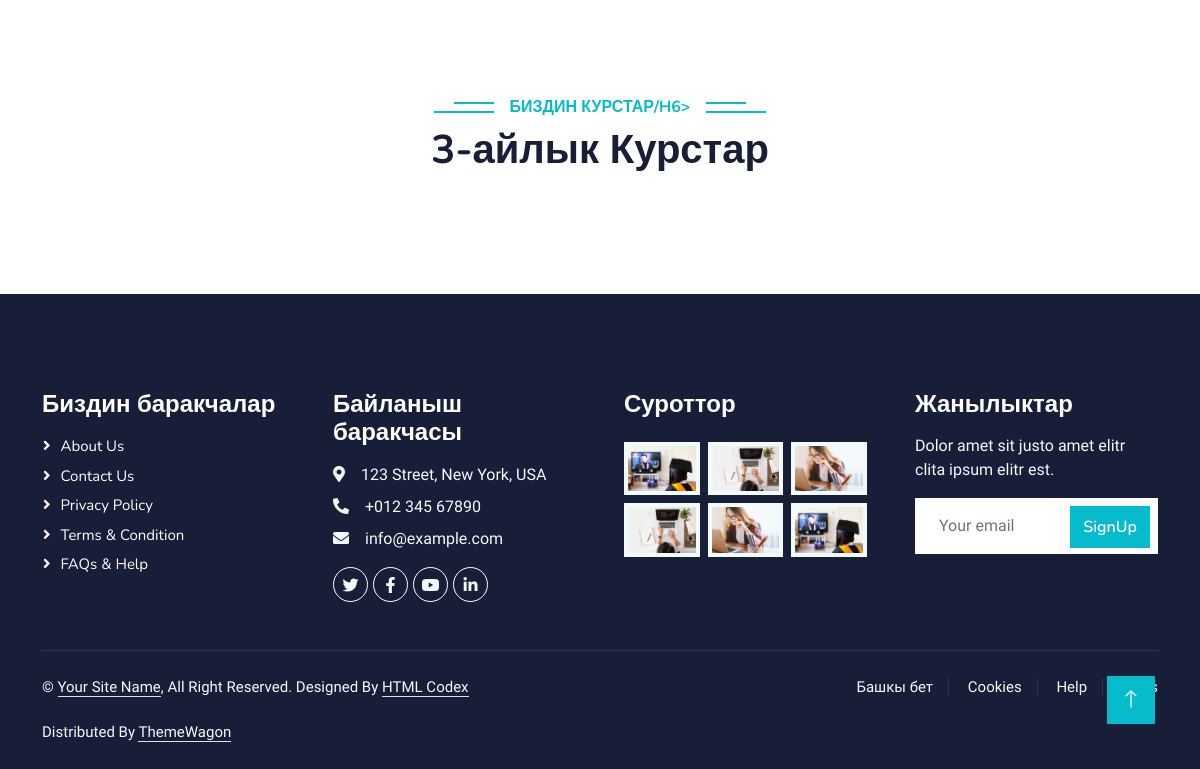
The app's page /courses (lower part), older data.
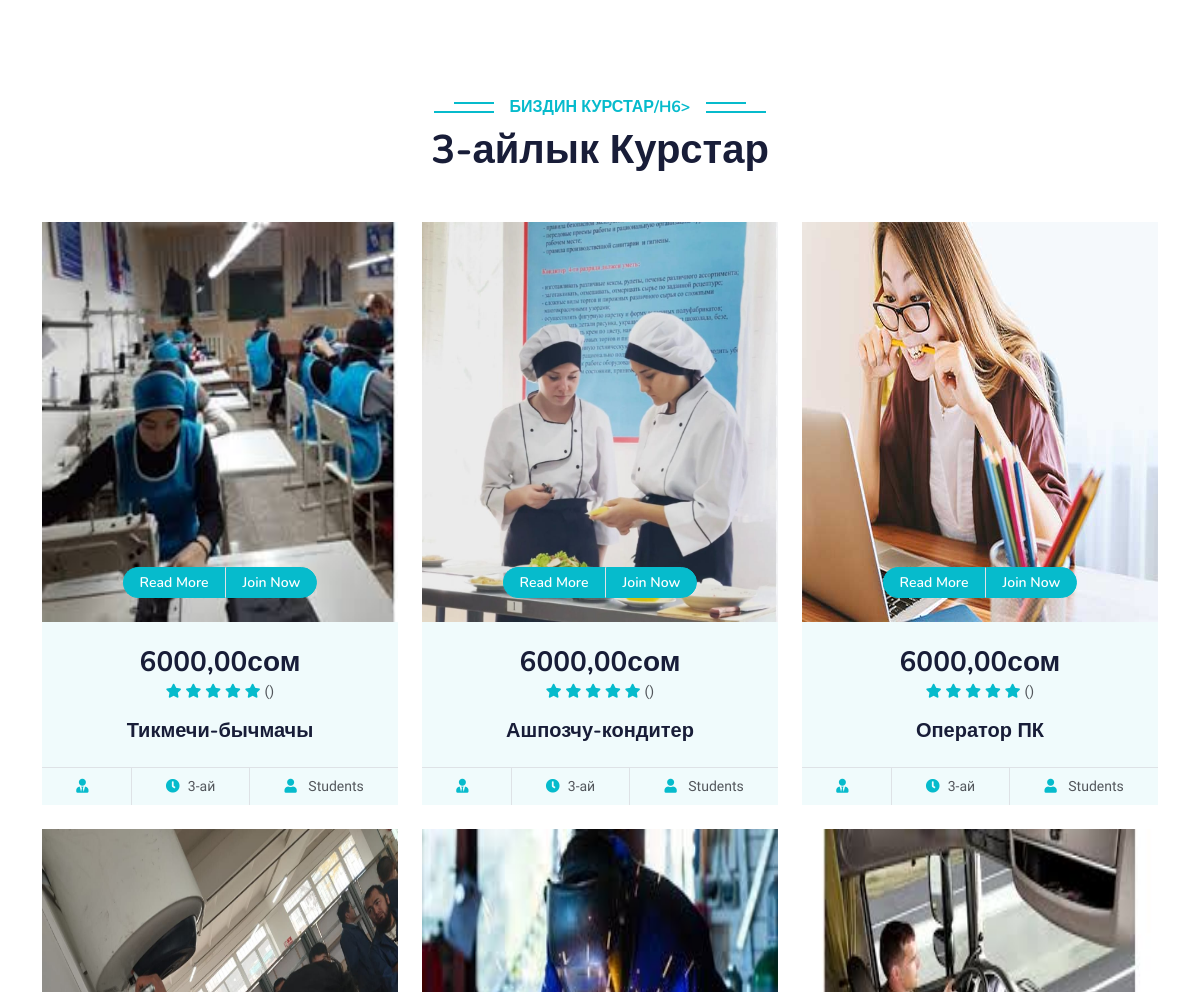
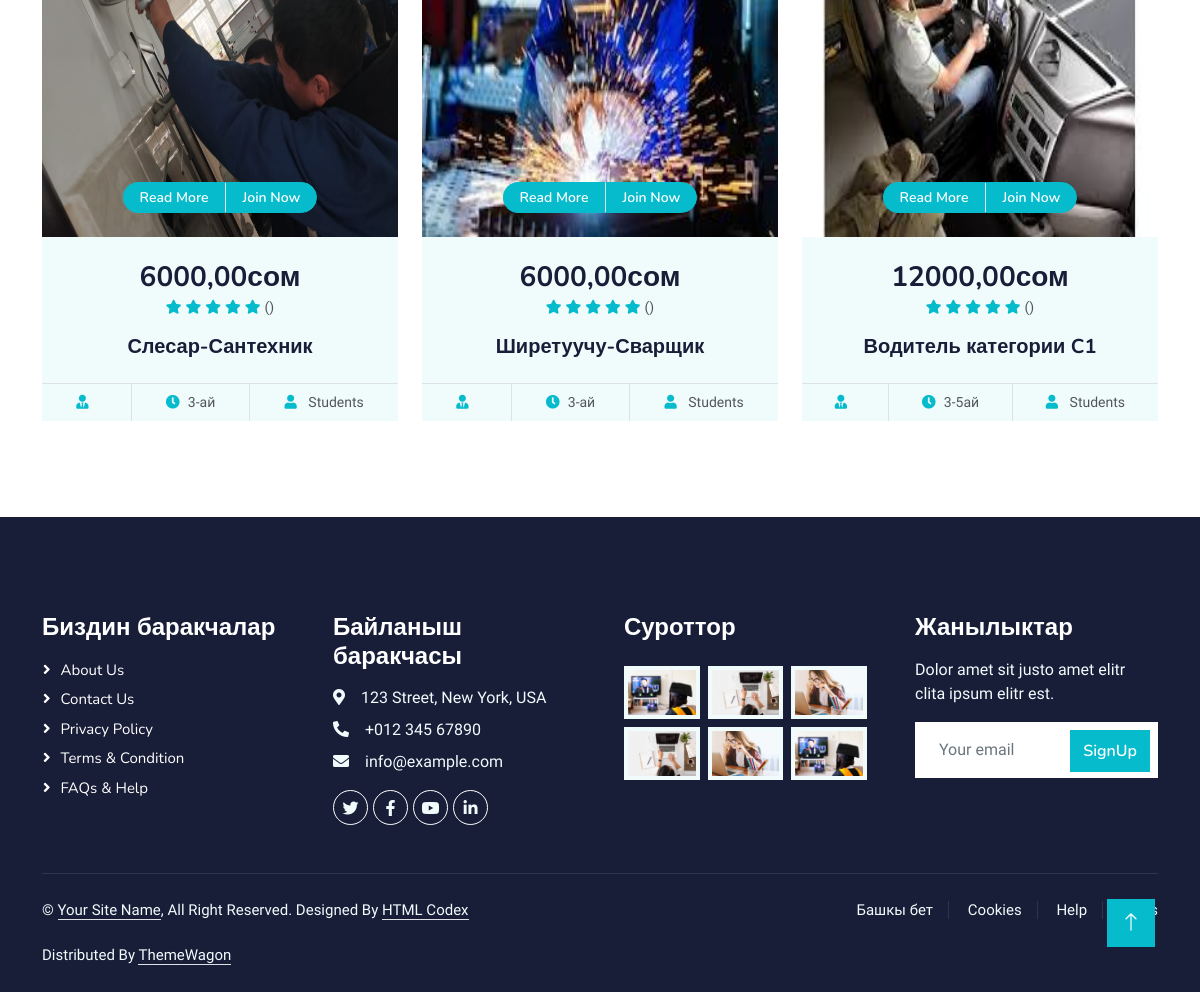
The same page, newer data (2 pictures, top to bottom).
### luceum/models.py (models this page shows, shortened)
class Curss(models.Model):
    name = models.CharField(max_length=100, verbose_name='Название курса')
    duration = models.CharField(max_length=100, verbose_name='Длительность курса',blank=True,null=True)
    image = models.ImageField(upload_to='courses/', blank=True, null=True, verbose_name='Изображение курса')
    price = models.DecimalField(max_digits=10, decimal_places=2, verbose_name='Цена курса')

### luceum/views.py (the view)
# urls.py: path('courses', views.courses, name='courses'),
def courses(request):
    context = {
    'courses': Curss.objects.all(),
    }
    return render(request, 'luceum/courses.html',context)

### luceum/templates/luceum/courses.html (shortened to what this page needs)
{% extends 'luceum/base.html' %}
{% load static %}
{% block content %}
    <div class="container-xxl py-5 category">
    </div>
    <div class="container-xxl py-5">
        <div class="container">
            <div class="text-center wow fadeInUp" data-wow-delay="0.1s">
                <h6 class="section-title bg-white text-center text-primary px-3">Биздин Курстар/h6>
                <h1 class="mb-5">3-айлык Курстар</h1>
            </div>
            <div class="row g-4">
                {% for course in courses %}
                    <div class="col-lg-4 col-md-6 wow fadeInUp" data-wow-delay="0.5s">
                        <div class="course-item bg-light">
                            <div class="position-relative overflow-hidden">
                                <img class="img-fluid" style="width: 440px; height: 400px; " src="{{ course.image.url }}" alt="">
                                <div class="w-100 d-flex justify-content-center position-absolute bottom-0 start-0 mb-4">
                                    <a href="#" class="flex-shrink-0 btn btn-sm btn-primary px-3 border-end" style="border-radius: 30px 0 0 30px;">Read More</a>
                                    <a href="#" class="flex-shrink-0 btn btn-sm btn-primary px-3" style="border-radius: 0 30px 30px 0;">Join Now</a>
                                </div>
                            </div>
                            <div class="text-center p-4 pb-0">
                                <h3 class="mb-0">{{ course.price }}сом</h3>
                                <div class="mb-3">
                                    <small class="fa fa-star text-primary"></small>
                                    <small class="fa fa-star text-primary"></small>
                                    <small class="fa fa-star text-primary"></small>
                                    <small class="fa fa-star text-primary"></small>
                                    <small class="fa fa-star text-primary"></small>
                                    <small>({{ course.reviews_count }})</small>
                                </div>
                                <h5 class="mb-4">{{ course.name }}</h5>
                            </div>
                            <div class="d-flex border-top">
                                <small class="flex-fill text-center border-end py-2">
                                    <i class="fa fa-user-tie text-primary me-2"></i>{{ course.instructor }}
                                </small>
                                <small class="flex-fill text-center border-end py-2">
                                    <i class="fa fa-clock text-primary me-2"></i>{{ course.duration }}
                                </small>
                                <small class="flex-fill text-center py-2">
                                    <i class="fa fa-user text-primary me-2"></i>{{ course.students_count }} Students
                                </small>
                            </div>
                        </div>
                    </div>
                {% endfor %}
            </div>
        </div>
    </div>
    {% endblock %}

Row changes from the older to the newer data that the page shows:
added Curss: image (picture), price "6000,00", name "Тикмечи-бычмачы", duration "3-ай"
added Curss: image (picture), price "6000,00", name "Ашпозчу-кондитер", duration "3-ай"
added Curss: image (picture), price "6000,00", name "Оператор ПК", duration "3-ай"
added Curss: image (picture), price "6000,00", name "Слесар-Сантехник", duration "3-ай"
added Curss: image (picture), price "6000,00", name "Ширетуучу-Сварщик", duration "3-ай"
added Curss: image (picture), price "12000,00", name "Водитель категории C1", duration "3-5ай"
